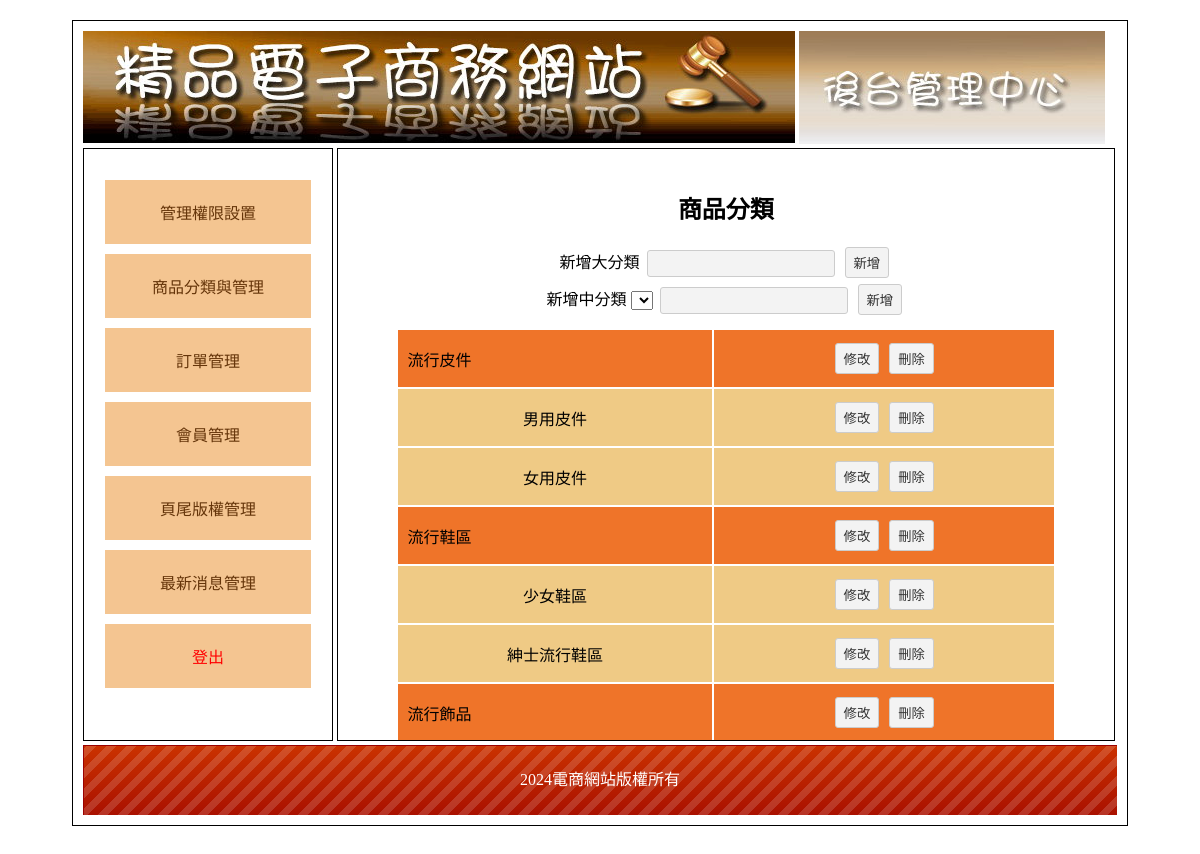
Page /back.php?do=th on the committed database.
### tables this page shows
CREATE TABLE `type` (
  `id` int(10) UNSIGNED NOT NULL,
  `name` text NOT NULL,
  `big_id` int(10) UNSIGNED NOT NULL
);

CREATE TABLE `bottom` (
  `id` int(10) UNSIGNED NOT NULL,
  `bottom` text NOT NULL
);

### api/db.php (called while the page is built, shortened)
<?php
class DB{
    protected $dsn = "mysql:host=localhost;charset=utf8;dbname=db03";
    protected $pdo;
    protected $table;
    public function __construct($table)
    {
        $this->table=$table;
        $this->pdo=new PDO($this->dsn,'root','');
    }
    function all( $where = '', $other = '')
    {
        $sql = "select * from `$this->table` ";
        $sql =$this->sql_all($sql,$where,$other);
        return  $this->pdo->query($sql)->fetchAll(PDO::FETCH_ASSOC);
    }
    function find($id)
    {
        $sql = "select * from `$this->table` ";
        if (is_array($id)) {
            $tmp = $this->a2s($id);
            $sql .= " where " . join(" && ", $tmp);
        } else if (is_numeric($id)) {
            $sql .= " where `id`='$id'";
        }
        $row = $this->pdo->query($sql)->fetch(PDO::FETCH_ASSOC);
        return $row;
    }
    private function a2s($array){
        foreach ($array as $col => $value) {
            $tmp[] = "`$col`='$value'";
        }
        return $tmp;
    }
    private function sql_all($sql,$array,$other){
        if (isset($this->table) && !empty($this->table)) {
            if (is_array($array)) {
                if (!empty($array)) {
                    $tmp = $this->a2s($array);
                    $sql .= " where " . join(" && ", $tmp);
                }
            } else {
                $sql .= " $array";
            }
            $sql .= $other;
            return $sql;
        }
    }
}
$Bottom=new DB('bottom');
$Type=new DB('type');
?>

### back/th.php (the view, shortened to what this page needs)
<h2 class="ct">商品分類</h2>
<div class="ct">
    新增大分類 <input type="text" name="big" id="big">
              <button onclick="addType('big')">新增</button>
</div>
<div class="ct">
    新增中分類
    <select name="big" id="bigs"></select>
    <input type="text" name="mid" id="mid">
    <button onclick="addType('mid')">新增</button>
</div>
<table class="all">
<?php
$bigs=$Type->all(['big_id'=>0]);
foreach($bigs as $big){
?>
    <tr class="tt">
        <td><?=$big['name'];?></td>
        <td class="ct">
            <button onclick="edit(this,<?=$big['id'];?>)">修改</button>
            <button onclick="del('type',<?=$big['id'];?>)">刪除</button>
        </td>
    </tr>
<?php
    $mids=$Type->all(['big_id'=>$big['id']]);
    foreach($mids as $mid){
    ?>
        <tr class="pp ct">
            <td><?=$mid['name'];?></td>
            <td>
                <button onclick="edit(this,<?=$mid['id'];?>)">修改</button>
                <button onclick="del('type',<?=$mid['id'];?>)">刪除</button>
            </td>
        </tr>
    <?php
    }
}
?>
</table>

### back.php (shortened to what this page needs)
<?php include_once './api/db.php'; ?>
<!DOCTYPE html PUBLIC "-//W3C//DTD XHTML 1.0 Transitional//EN" "http://www.w3.org/TR/xhtml1/DTD/xhtml1-transitional.dtd">
<html xmlns="http://www.w3.org/1999/xhtml">
<head>
	<link href="./css/css.css" rel="stylesheet" type="text/css">
</head>
<body>
	<div id="main">
		<div id="top">
			<a href="index.php">
				<img src="./icon/0416.jpg">
			</a>
			<img src="./icon/0417.jpg">
		</div>
		<div id="left" class="ct">
			<div style="min-height:400px;">
				<a href="?do=admin">管理權限設置</a>
				<a href="?do=th">商品分類與管理</a>
				<a href="?do=order">訂單管理</a>
				<a href="?do=mem">會員管理</a>
				<a href="?do=bot">頁尾版權管理</a>
				<a href="?do=news">最新消息管理</a>
				<a href="./api/logout.php" style="color:#f00;">登出</a>
			</div>
		</div>
		<div id="right">
			<?php
                $do=$_GET['do']??'admin';
                $file="./back/{$do}.php";
                if(file_exists($file)){
                    include $file;
                }else{
                    include "./back/admin.php";
                }
            ?>
		</div>
		<div id="bottom" style="line-height:70px; color:#FFF; background:url(icon/bot.png);" class="ct">
		<?=$Bottom->find(1)['bottom'];?></div>
	</div>
</body>
</html>

### css/css.css (style rules this page uses)
body { font-family:"微軟正黑體"; }
#main { width:1034px; padding:10px; margin:20px auto 20px auto; border:#000 solid 1px; min-height:768px; }
#top a { color:#CE631C; text-decoration:none; }
#left { display:inline-block; width:20%; padding:2%; min-height:550px; vertical-align:top; border:#000 1px solid; }
#left a { display:block; padding:20px 5px 20px 5px; text-decoration:none; background:#F4C591; margin:10px auto 10px auto; color:#65350A; }
.ct { text-align:center; }
#right { display:inline-block; width:71%; padding:2%; height:550px; overflow: auto; border:#000 1px solid; }
#bottom { height:70px; background:url(../icon/bot.png); background-size:cover; }
.all { width:90%; margin:10px auto 10px auto; }
.all td { min-width:50px; padding:10px; }
.tt { background:#EF7429; }
.tt td { background:#EF7429; }
.pp { background:#EFCA85; }
.pp td { background:#EFCA85; }
input[type=text],input[type=password],input[type=submit],button,.button,input[type=reset],input[type=button],select，textarea,input[type=number] { background:#F3F3F3; border:#CCC 1px solid; border-radius:3px; padding:5px 8px 5px 8px; text-decoration:none; margin:3px; color:#333; }
input[type=text],input[type=password] { width:170px; }

### rows in the picture
type: name "流行皮件"
type: name "男用皮件"
type: name "女用皮件"
type: name "流行鞋區"
type: name "少女鞋區"
type: name "紳士流行鞋區"
type: name "流行飾品"
bottom: bottom "2024電商網站版權所有"
